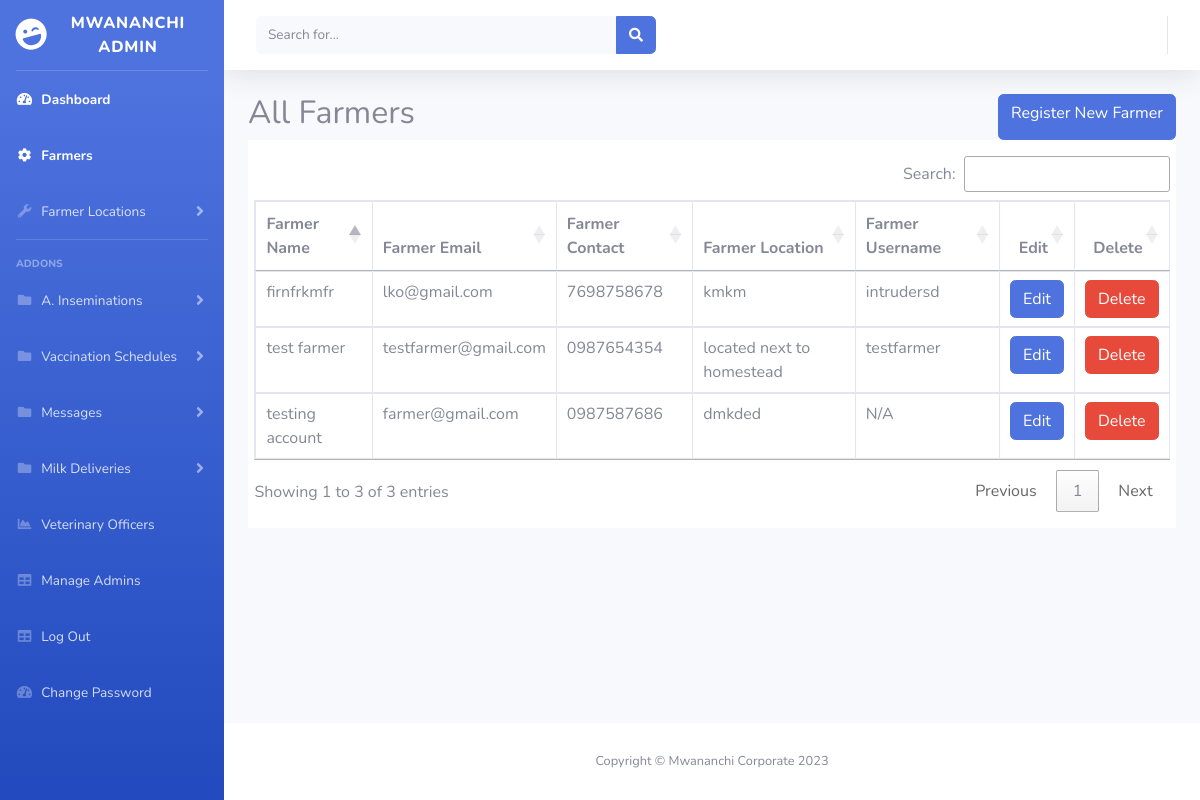
/admin/all-farmers.php (signed in), run on the app's committed database.
### tables this page shows
CREATE TABLE `farmers` (
  `farmer_id` int NOT NULL,
  `farmer_name` varchar(100) NOT NULL,
  `farmer_location` varchar(100) NOT NULL,
  `contact_number` varchar(11) NOT NULL,
  `email_address` varchar(50) NOT NULL
);

### admin/all-farmers.php (the view, shortened to what this page needs)
<!DOCTYPE html>
<html lang="en">
<head>
    <link href="vendor/fontawesome-free/css/all.min.css" rel="stylesheet" type="text/css">
    <link href="css/sb-admin-2.min.css" rel="stylesheet">
    <link rel="stylesheet" href="https://cdn.datatables.net/1.13.1/css/dataTables.bootstrap5.min.css">
    <link rel="stylesheet" href="https://cdn.datatables.net/1.13.1/css/jquery.dataTables.min.css">
    <link rel="stylesheet" href="https://cdn.datatables.net/buttons/2.3.2/css/buttons.dataTables.min.css">
</head>
<body id="page-top">
    <div id="wrapper">
        <?php include 'sidebar.php'; ?>
        <div id="content-wrapper" class="d-flex flex-column">
            <div id="content">
                <nav class="navbar navbar-expand navbar-light bg-white topbar mb-4 static-top shadow">
                    <form class="d-none d-sm-inline-block form-inline mr-auto ml-md-3 my-2 my-md-0 mw-100 navbar-search">
                        <div class="input-group">
                            <input type="text" class="form-control bg-light border-0 small" placeholder="Search for..." aria-label="Search" aria-describedby="basic-addon2">
                            <div class="input-group-append">
                                <button class="btn btn-primary" type="button">
                                    <i class="fas fa-search fa-sm"></i>
                                </button>
                            </div>
                        </div>
                    </form>
                    <ul class="navbar-nav ml-auto">
                    </ul>
                </nav>
                <div class="container-fluid">
                    <div class="row">
                        <div class="col-lg-12">
                            <div class="d-flex justify-content-between">
                                <h2 class="title-1 m-b-25">All Farmers</h2>
                                <a href="create-farmer.php" class="btn btn-primary">Register New Farmer</a>
                            </div>
                            <div class="table-responsive table--no-card m-b-40" style="background-color: #fff;padding:1rem .4rem;">
                                <table class="table table-bordered" id="example">
                                    <thead>
                                        <tr>
                                            <th>Farmer Name</th>
                                            <th>Farmer Email </th>
                                            <th>Farmer Contact </th>
                                            <th>Farmer Location </th>
                                            <th>Farmer Username </th>
                                            <th class="text-right">Edit</th>
                                            <th class="text-right">Delete</th>
                                        </tr>
                                    </thead>
                                    <tbody>
                                        <?php
                                        include 'db-connection.php';
                                        $data = "SELECT farmers.*, login.login_username
         FROM `farmers`
         LEFT JOIN `login` ON farmers.farmer_id = login.login_farmer_id";
                                        $query = mysqli_query($conn, $data);
                                        while ($fetch = mysqli_fetch_assoc($query)) {
                                            $id = $fetch['farmer_id'];
                                            $farmername = $fetch['farmer_name'];
                                            $location = $fetch['farmer_location'];
                                            $email = $fetch['email_address'];
                                            $phonenumber = $fetch['contact_number'];
                                            $username = $fetch['login_username'] ?? 'N/A';
                                            echo "
    <tr>
        <td>$farmername</td>
        <td>$email</td>
        <td>$phonenumber</td>
        <td>$location</td>
        <td>$username</td>
        <td><a href='edit_farmer.php?id=$id' class='btn btn-primary btn-block'>Edit</td>
        <td><a href='delete-farmer.php?id=$id' class='btn btn-danger btn-block'>Delete</td>
    </tr>
    ";
                                        }
                                        ?>
                                    </tbody>
                                </table>
                            </div>
                        </div>
                    </div>
                </div>
            </div>
            <footer class="sticky-footer bg-white">
                <div class="container my-auto">
                    <div class="copyright text-center my-auto">
                        <span>Copyright &copy; Mwananchi Corporate 2023</span>
                    </div>
                </div>
            </footer>
        </div>
    </div>
</body>
</html>

### data on the page
farmers: farmer_name "testing account", email_address "farmer@gmail.com", contact_number "0987587686", farmer_location "dmkded", username "N/A"

### other printed values
$farmername "firnfrkmfr"
$email "lko@gmail.com"
$phonenumber "7698758678"
$location "kmkm"
$username "intrudersd"
$farmername "test farmer"
$email "testfarmer@gmail.com"
$phonenumber "0987654354"
$location "located next to homestead"
$username "testfarmer"
